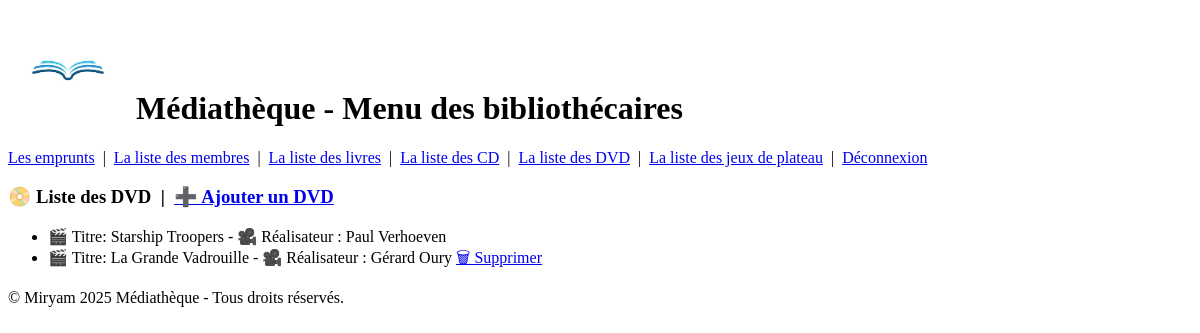
/dvds/, run on an earlier commit of the app's database.
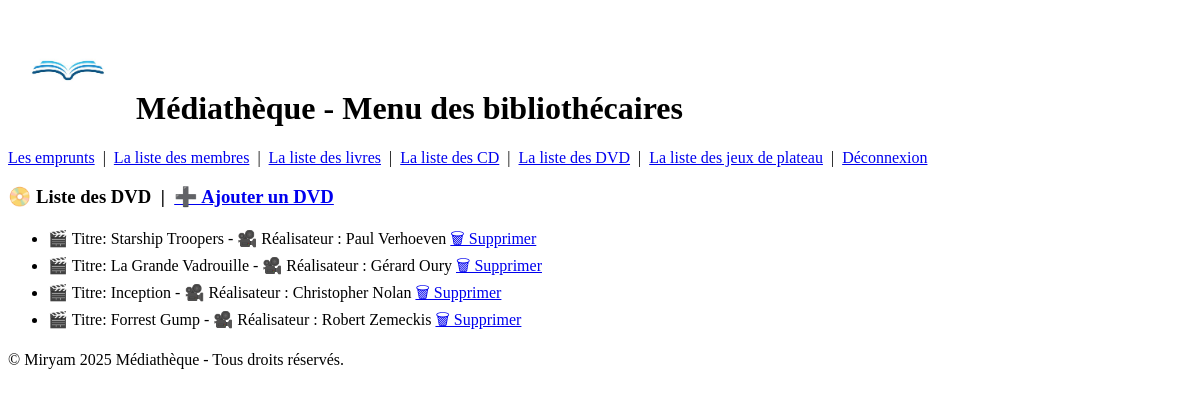
And on a later commit of the database.
### app_bibliothecaire/models.py (models this page shows, shortened)
class DVD(models.Model):
    titre = models.CharField(max_length=100)
    realisateur = models.CharField(max_length=100)
    disponible = models.BooleanField(default=True)
    date_emprunt = models.DateTimeField(null=True, blank=True)
    emprunteur = models.ForeignKey(Membre, on_delete=models.SET_NULL, null=True, blank=True)
    objects = models.Manager()

### app_bibliothecaire/views.py (the view)
# urls.py: path('dvds/', views.liste_dvds, name='liste_dvds'),
def liste_dvds(request):
    dvds = DVD.objects.all()
    return render(request, 'dvds.html', {'dvds': dvds})

### app_bibliothecaire/templates/dvds.html (shortened to what this page needs)
{% extends "base.html" %}
{% block content %}
    <h3>
        📀 Liste des DVD &nbsp;|&nbsp;
        <a href="{% url 'ajouter_dvd' %}">➕ Ajouter un DVD</a>
    </h3>
    {% if dvds %}
    <ul>
        {% for dvd in dvds %}
        <li>
            <span>🎬 Titre: </span>{{ dvd.titre }} - <span>🎥 Réalisateur : </span>{{dvd.realisateur }}
            {% if dvd.disponible %}
                <a href="{% url 'supprimer_media' media_type='dvd' media_id=dvd.id %}" onclick="return confirm('Voulez-vous vraiment supprimer ce DVD ?');"> 🗑 Supprimer</a>
            {% endif %}
        </li>
        {% endfor %}
    </ul>
    {% else %}
        <p>Aucun DVD disponible.</p>
    {% endif %}
{% endblock %}

What changed in the data, as far as the page shows it:
changed DVD "Starship Troopers": now shows "🗑 Supprimer"
added DVD: titre "Inception", realisateur "Christopher Nolan", disponible "🗑 Supprimer"
added DVD: titre "Forrest Gump", realisateur "Robert Zemeckis", disponible "🗑 Supprimer"
